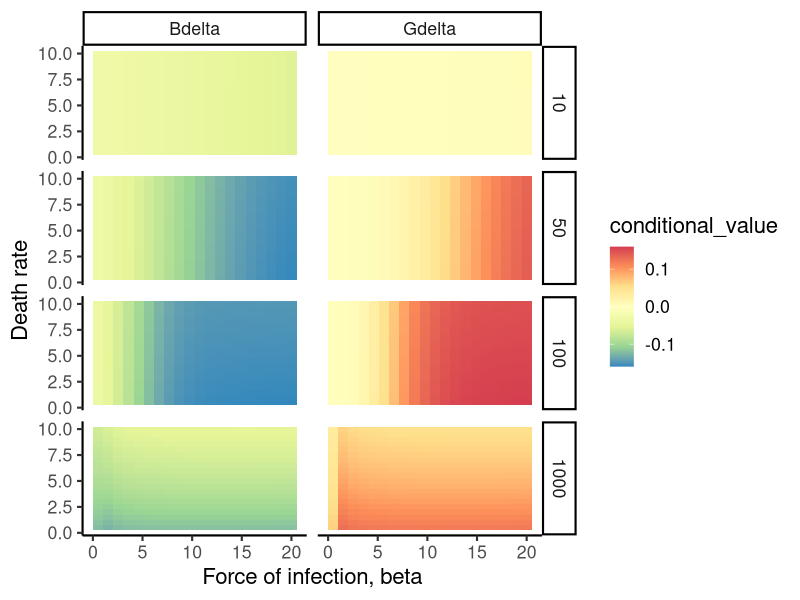
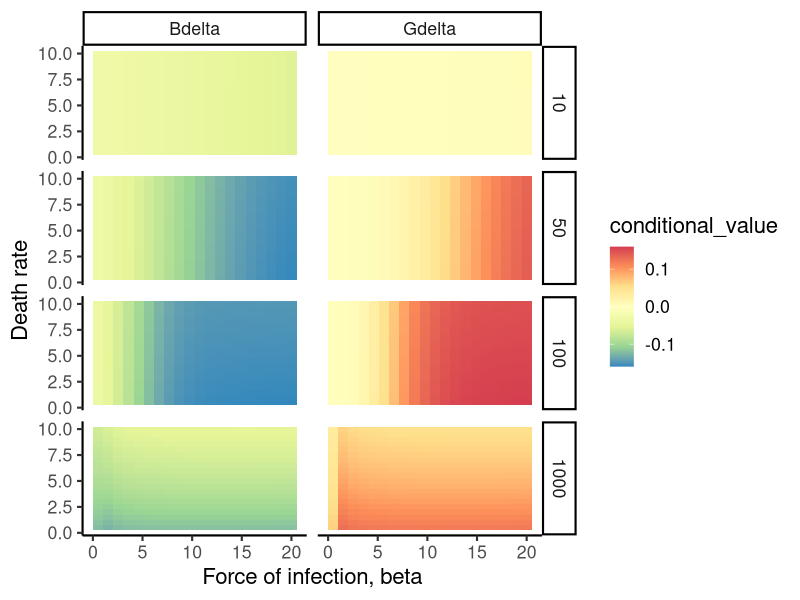

Write the R code that produced these figures, in order.
library("tidyverse")

# read in the file
f <- read_delim(file="summary_vary_beta.csv",delim = ";")

f_m <- mutate(f
              ,Gdelta = pGc - pGp
              ,Bdelta = pBc - pBp
              ,time = ifelse(time > 1000,10000,time))

# take mixed infections (i.e., those where G1 and G2 have nonzero
# frequencies at t = 0)
mixed_only <- f_m %>% filter(IPG2 > 0 & IPG1 > 0 & time > 0 & time < 10000)


mixed_only_l <- pivot_longer(data=mixed_only
                     ,cols = c("Gdelta","Bdelta")
                     ,values_to = "conditional_value"
                     ,names_to = "conditional")

ggplot(data = mixed_only_l
       ,mapping = aes(x=psiG2,y=dSP)) +
    geom_tile(mapping = aes(fill=conditional_value)) +
    facet_grid(cols=vars(conditional),rows=vars(time)) +
    theme_classic(base_size=16) +
    scale_fill_distiller(palette = "Spectral") +
    xlab("Force of infection, beta") +
    ylab("Death rate")

ggsave("overview_plot_conditionals_vary_beta.pdf")
    


